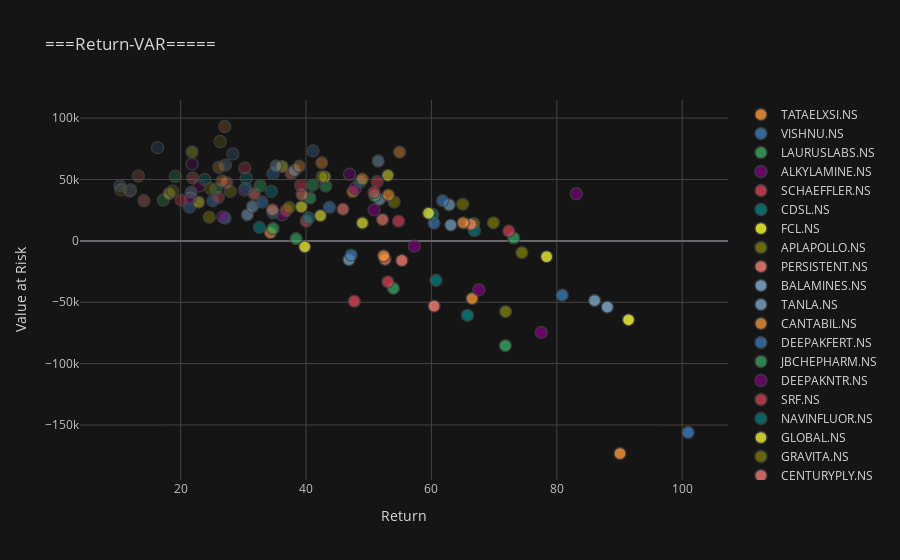

Notebook source saved alongside this figure:
### Code cell
df1.iplot(kind="scatter",
              x="Return%", y='Value at Risk',
              mode='markers',
              xTitle="Return", yTitle="Value at Risk",
              title="===Return-VAR=====", categories="Ticker",theme="solar")

### Figure 1 — Plotly figure (JSON) as saved in the notebook; plotly's stock layout.template omitted (floating-point values rounded to 4 significant figures)
{"data": [{"marker": {"color": "rgba(255, 153, 51, 1.0)", "line": {"width": 1.3}, "opacity": 0.8, "size": 12, "symbol": "circle"}, "mode": "markers", "name": "TATAELXSI.NS", "textfont": {"color": "#D9D9D9"}, "type": "scatter", "x": [90.08], "y": [-173200.0]}, {"marker": {"color": "rgba(55, 128, 191, 1.0)", "line": {"width": 1.3}, "opacity": 0.8, "size": 12, "symbol": "circle"}, "mode": "markers", "name": "VISHNU.NS", "textfont": {"color": "#D9D9D9"}, "type": "scatter", "x": [100.9], "y": [-156100.0]}, {"marker": {"color": "rgba(50, 171, 96, 1.0)", "line": {"width": 1.3}, "opacity": 0.8, "size": 12, "symbol": "circle"}, "mode": "markers", "name": "LAURUSLABS.NS", "textfont": {"color": "#D9D9D9"}, "type": "scatter", "x": [71.79], "y": [-85350.0]}, {"marker": {"color": "rgba(128, 0, 128, 1.0)", "line": {"width": 1.3}, "opacity": 0.8, "size": 12, "symbol": "circle"}, "mode": "markers", "name": "ALKYLAMINE.NS", "textfont": {"color": "#D9D9D9"}, "type": "scatter", "x": [77.52], "y": [-74580.0]}, {"marker": {"color": "rgba(219, 64, 82, 1.0)", "line": {"width": 1.3}, "opacity": 0.8, "size": 12, "symbol": "circle"}, "mode": "markers", "name": "SCHAEFFLER.NS", "textfont": {"color": "#D9D9D9"}, "type": "scatter", "x": [47.7], "y": [-49130.0]}, {"marker": {"color": "rgba(0, 128, 128, 1.0)", "line": {"width": 1.3}, "opacity": 0.8, "size": 12, "symbol": "circle"}, "mode": "markers", "name": "CDSL.NS", "textfont": {"color": "#D9D9D9"}, "type": "scatter", "x": [65.76], "y": [-60630.0]}, {"marker": {"color": "rgba(255, 255, 51, 1.0)", "line": {"width": 1.3}, "opacity": 0.8, "size": 12, "symbol": "circle"}, "mode": "markers", "name": "FCL.NS", "textfont": {"color": "#D9D9D9"}, "type": "scatter", "x": [91.44], "y": [-64310.0]}, {"marker": {"color": "rgba(128, 128, 0, 1.0)", "line": {"width": 1.3}, "opacity": 0.8, "size": 12, "symbol": "circle"}, "mode": "markers", "name": "APLAPOLLO.NS", "textfont": {"color": "#D9D9D9"}, "type": "scatter", "x": [71.83], "y": [-57610.0]}, {"marker": {"color": "rgba(251, 128, 114, 1.0)", "line": {"width": 1.3}, "opacity": 0.8, "size": 12, "symbol": "circle"}, "mode": "markers", "name": "PERSISTENT.NS", "textfont": {"color": "#D9D9D9"}, "type": "scatter", "x": [60.43], "y": [-53160.0]}, {"marker": {"color": "rgba(128, 177, 211, 1.0)", "line": {"width": 1.3}, "opacity": 0.8, "size": 12, "symbol": "circle"}, "mode": "markers", "name": "BALAMINES.NS", "textfont": {"color": "#D9D9D9"}, "type": "scatter", "x": [88.06], "y": [-53950.0]}, {"marker": {"color": "rgba(128, 177, 211, 0.9407407407407407)", "line": {"width": 1.3}, "opacity": 0.8, "size": 12, "symbol": "circle"}, "mode": "markers", "name": "TANLA.NS", "textfont": {"color": "#D9D9D9"}, "type": "scatter", "x": [86.02], "y": [-48590.0]}, {"marker": {"color": "rgba(255, 153, 51, 0.9407407407407407)", "line": {"width": 1.3}, "opacity": 0.8, "size": 12, "symbol": "circle"}, "mode": "markers", "name": "CANTABIL.NS", "textfont": {"color": "#D9D9D9"}, "type": "scatter", "x": [66.49], "y": [-46950.0]}, {"marker": {"color": "rgba(55, 128, 191, 0.9407407407407407)", "line": {"width": 1.3}, "opacity": 0.8, "size": 12, "symbol": "circle"}, "mode": "markers", "name": "DEEPAKFERT.NS", "textfont": {"color": "#D9D9D9"}, "type": "scatter", "x": [80.86], "y": [-44220.0]}, {"marker": {"color": "rgba(50, 171, 96, 0.9407407407407407)", "line": {"width": 1.3}, "opacity": 0.8, "size": 12, "symbol": "circle"}, "mode": "markers", "name": "JBCHEPHARM.NS", "textfont": {"color": "#D9D9D9"}, "type": "scatter", "x": [53.93], "y": [-38670.0]}, {"marker": {"color": "rgba(128, 0, 128, 0.9407407407407407)", "line": {"width": 1.3}, "opacity": 0.8, "size": 12, "symbol": "circle"}, "mode": "markers", "name": "DEEPAKNTR.NS", "textfont": {"color": "#D9D9D9"}, "type": "scatter", "x": [67.57], "y": [-39870.0]}, {"marker": {"color": "rgba(219, 64, 82, 0.9407407407407407)", "line": {"width": 1.3}, "opacity": 0.8, "size": 12, "symbol": "circle"}, "mode": "markers", "name": "SRF.NS", "textfont": {"color": "#D9D9D9"}, "type": "scatter", "x": [53.05], "y": [-33330.0]}, {"marker": {"color": "rgba(0, 128, 128, 0.9407407407407407)", "line": {"width": 1.3}, "opacity": 0.8, "size": 12, "symbol": "circle"}, "mode": "markers", "name": "NAVINFLUOR.NS", "textfont": {"color": "#D9D9D9"}, "type": "scatter", "x": [60.72], "y": [-32070.0]}, {"marker": {"color": "rgba(255, 255, 51, 0.9407407407407407)", "line": {"width": 1.3}, "opacity": 0.8, "size": 12, "symbol": "circle"}, "mode": "markers", "name": "GLOBAL.NS", "textfont": {"color": "#D9D9D9"}, "type": "scatter", "x": [78.38], "y": [-12840.0]}, {"marker": {"color": "rgba(128, 128, 0, 0.9407407407407407)", "line": {"width": 1.3}, "opacity": 0.8, "size": 12, "symbol": "circle"}, "mode": "markers", "name": "GRAVITA.NS", "textfont": {"color": "#D9D9D9"}, "type": "scatter", "x": [74.42], "y": [-9545.0]}, {"marker": {"color": "rgba(251, 128, 114, 0.9407407407407407)", "line": {"width": 1.3}, "opacity": 0.8, "size": 12, "symbol": "circle"}, "mode": "markers", "name": "CENTURYPLY.NS", "textfont": {"color": "#D9D9D9"}, "type": "scatter", "x": [55.29], "y": [-15950.0]}, {"marker": {"color": "rgba(251, 128, 114, 0.8814814814814813)", "line": {"width": 1.3}, "opacity": 0.8, "size": 12, "symbol": "circle"}, "mode": "markers", "name": "TIMKEN.NS", "textfont": {"color": "#D9D9D9"}, "type": "scatter", "x": [52.61], "y": [-15000.0]}, {"marker": {"color": "rgba(128, 177, 211, 0.8814814814814813)", "line": {"width": 1.3}, "opacity": 0.8, "size": 12, "symbol": "circle"}, "mode": "markers", "name": "GRINDWELL.NS", "textfont": {"color": "#D9D9D9"}, "type": "scatter", "x": [46.84], "y": [-15310.0]}, {"marker": {"color": "rgba(255, 153, 51, 0.8814814814814813)", "line": {"width": 1.3}, "opacity": 0.8, "size": 12, "symbol": "circle"}, "mode": "markers", "name": "MINDTREE.NS", "textfont": {"color": "#D9D9D9"}, "type": "scatter", "x": [52.39], "y": [-12160.0]}, {"marker": {"color": "rgba(55, 128, 191, 0.8814814814814813)", "line": {"width": 1.3}, "opacity": 0.8, "size": 12, "symbol": "circle"}, "mode": "markers", "name": "BLUEDART.NS", "textfont": {"color": "#D9D9D9"}, "type": "scatter", "x": [47.2], "y": [-11550.0]}, {"marker": {"color": "rgba(50, 171, 96, 0.8814814814814813)", "line": {"width": 1.3}, "opacity": 0.8, "size": 12, "symbol": "circle"}, "mode": "markers", "name": "VINYLINDIA.NS", "textfont": {"color": "#D9D9D9"}, "type": "scatter", "x": [73.12], "y": [2367.0]}, {"marker": {"color": "rgba(128, 0, 128, 0.8814814814814813)", "line": {"width": 1.3}, "opacity": 0.8, "size": 12, "symbol": "circle"}, "mode": "markers", "name": "KPRMILL.NS", "textfont": {"color": "#D9D9D9"}, "type": "scatter", "x": [57.27], "y": [-4262.0]}, {"marker": {"color": "rgba(219, 64, 82, 0.8814814814814813)", "line": {"width": 1.3}, "opacity": 0.8, "size": 12, "symbol": "circle"}, "mode": "markers", "name": "PITTIENG.NS", "textfont": {"color": "#D9D9D9"}, "type": "scatter", "x": [72.34], "y": [8041.0]}, {"marker": {"color": "rgba(0, 128, 128, 0.8814814814814813)", "line": {"width": 1.3}, "opacity": 0.8, "size": 12, "symbol": "circle"}, "mode": "markers", "name": "TRIDENT.NS", "textfont": {"color": "#D9D9D9"}, "type": "scatter", "x": [66.86], "y": [8437.0]}, {"marker": {"color": "rgba(255, 255, 51, 0.8814814814814813)", "line": {"width": 1.3}, "opacity": 0.8, "size": 12, "symbol": "circle"}, "mode": "markers", "name": "SOLARINDS.NS", "textfont": {"color": "#D9D9D9"}, "type": "scatter", "x": [39.8], "y": [-4837.0]}, {"marker": {"color": "rgba(128, 128, 0, 0.8814814814814813)", "line": {"width": 1.3}, "opacity": 0.8, "size": 12, "symbol": "circle"}, "mode": "markers", "name": "SRHHYPOLTD.NS", "textfont": {"color": "#D9D9D9"}, "type": "scatter", "x": [69.89], "y": [14710.0]}, {"marker": {"color": "rgba(128, 128, 0, 0.8222222222222222)", "line": {"width": 1.3}, "opacity": 0.8, "size": 12, "symbol": "circle"}, "mode": "markers", "name": "GLOBUSSPR.NS", "textfont": {"color": "#D9D9D9"}, "type": "scatter", "x": [66.74], "y": [14120.0]}, {"marker": {"color": "rgba(251, 128, 114, 0.8222222222222222)", "line": {"width": 1.3}, "opacity": 0.8, "size": 12, "symbol": "circle"}, "mode": "markers", "name": "MANINFRA.NS", "textfont": {"color": "#D9D9D9"}, "type": "scatter", "x": [66.3], "y": [13510.0]}, {"marker": {"color": "rgba(128, 177, 211, 0.8222222222222222)", "line": {"width": 1.3}, "opacity": 0.8, "size": 12, "symbol": "circle"}, "mode": "markers", "name": "VIDHIING.NS", "textfont": {"color": "#D9D9D9"}, "type": "scatter", "x": [63.09], "y": [12830.0]}, {"marker": {"color": "rgba(255, 153, 51, 0.8222222222222222)", "line": {"width": 1.3}, "opacity": 0.8, "size": 12, "symbol": "circle"}, "mode": "markers", "name": "GOLDIAM.NS", "textfont": {"color": "#D9D9D9"}, "type": "scatter", "x": [65.07], "y": [14730.0]}, {"marker": {"color": "rgba(55, 128, 191, 0.8222222222222222)", "line": {"width": 1.3}, "opacity": 0.8, "size": 12, "symbol": "circle"}, "mode": "markers", "name": "GULPOLY.NS", "textfont": {"color": "#D9D9D9"}, "type": "scatter", "x": [60.41], "y": [14520.0]}, {"marker": {"color": "rgba(50, 171, 96, 0.8222222222222222)", "line": {"width": 1.3}, "opacity": 0.8, "size": 12, "symbol": "circle"}, "mode": "markers", "name": "RATNAMANI.NS", "textfont": {"color": "#D9D9D9"}, "type": "scatter", "x": [38.42], "y": [1798.0]}, {"marker": {"color": "rgba(128, 0, 128, 0.8222222222222222)", "line": {"width": 1.3}, "opacity": 0.8, "size": 12, "symbol": "circle"}, "mode": "markers", "name": "DSSL.NS", "textfont": {"color": "#D9D9D9"}, "type": "scatter", "x": [83.09], "y": [38420.0]}, {"marker": {"color": "rgba(219, 64, 82, 0.8222222222222222)", "line": {"width": 1.3}, "opacity": 0.8, "size": 12, "symbol": "circle"}, "mode": "markers", "name": "ASTEC.NS", "textfont": {"color": "#D9D9D9"}, "type": "scatter", "x": [54.75], "y": [16130.0]}, {"marker": {"color": "rgba(0, 128, 128, 0.8222222222222222)", "line": {"width": 1.3}, "opacity": 0.8, "size": 12, "symbol": "circle"}, "mode": "markers", "name": "RSYSTEMS.NS", "textfont": {"color": "#D9D9D9"}, "type": "scatter", "x": [60.2], "y": [21470.0]}, {"marker": {"color": "rgba(255, 255, 51, 0.8222222222222222)", "line": {"width": 1.3}, "opacity": 0.8, "size": 12, "symbol": "circle"}, "mode": "markers", "name": "MASTEK.NS", "textfont": {"color": "#D9D9D9"}, "type": "scatter", "x": [59.54], "y": [22530.0]}, {"marker": {"color": "rgba(255, 255, 51, 0.7629629629629628)", "line": {"width": 1.3}, "opacity": 0.8, "size": 12, "symbol": "circle"}, "mode": "markers", "name": "POLYMED.NS", "textfont": {"color": "#D9D9D9"}, "type": "scatter", "x": [48.99], "y": [14580.0]}, {"marker": {"color": "rgba(128, 128, 0, 0.7629629629629628)", "line": {"width": 1.3}, "opacity": 0.8, "size": 12, "symbol": "circle"}, "mode": "markers", "name": "MIRZAINT.NS", "textfont": {"color": "#D9D9D9"}, "type": "scatter", "x": [64.99], "y": [29920.0]}, {"marker": {"color": "rgba(251, 128, 114, 0.7629629629629628)", "line": {"width": 1.3}, "opacity": 0.8, "size": 12, "symbol": "circle"}, "mode": "markers", "name": "ECLERX.NS", "textfont": {"color": "#D9D9D9"}, "type": "scatter", "x": [52.2], "y": [17340.0]}, {"marker": {"color": "rgba(128, 177, 211, 0.7629629629629628)", "line": {"width": 1.3}, "opacity": 0.8, "size": 12, "symbol": "circle"}, "mode": "markers", "name": "KOPRAN.NS", "textfont": {"color": "#D9D9D9"}, "type": "scatter", "x": [62.85], "y": [29420.0]}, {"marker": {"color": "rgba(255, 153, 51, 0.7629629629629628)", "line": {"width": 1.3}, "opacity": 0.8, "size": 12, "symbol": "circle"}, "mode": "markers", "name": "COROMANDEL.NS", "textfont": {"color": "#D9D9D9"}, "type": "scatter", "x": [34.32], "y": [6710.0]}, {"marker": {"color": "rgba(55, 128, 191, 0.7629629629629628)", "line": {"width": 1.3}, "opacity": 0.8, "size": 12, "symbol": "circle"}, "mode": "markers", "name": "JUBLINDS.NS", "textfont": {"color": "#D9D9D9"}, "type": "scatter", "x": [61.78], "y": [32750.0]}, {"marker": {"color": "rgba(50, 171, 96, 0.7629629629629628)", "line": {"width": 1.3}, "opacity": 0.8, "size": 12, "symbol": "circle"}, "mode": "markers", "name": "PAGEIND.NS", "textfont": {"color": "#D9D9D9"}, "type": "scatter", "x": [34.74], "y": [10130.0]}, {"marker": {"color": "rgba(128, 0, 128, 0.7629629629629628)", "line": {"width": 1.3}, "opacity": 0.8, "size": 12, "symbol": "circle"}, "mode": "markers", "name": "ELGIEQUIP.NS", "textfont": {"color": "#D9D9D9"}, "type": "scatter", "x": [50.84], "y": [25260.0]}, {"marker": {"color": "rgba(219, 64, 82, 0.7629629629629628)", "line": {"width": 1.3}, "opacity": 0.8, "size": 12, "symbol": "circle"}, "mode": "markers", "name": "KSB.NS", "textfont": {"color": "#D9D9D9"}, "type": "scatter", "x": [40.03], "y": [16140.0]}, {"marker": {"color": "rgba(0, 128, 128, 0.7629629629629628)", "line": {"width": 1.3}, "opacity": 0.8, "size": 12, "symbol": "circle"}, "mode": "markers", "name": "SFL.NS", "textfont": {"color": "#D9D9D9"}, "type": "scatter", "x": [32.56], "y": [10980.0]}, {"marker": {"color": "rgba(0, 128, 128, 0.7037037037037035)", "line": {"width": 1.3}, "opacity": 0.8, "size": 12, "symbol": "circle"}, "mode": "markers", "name": "MOLDTKPAC.NS", "textfont": {"color": "#D9D9D9"}, "type": "scatter", "x": [40.39], "y": [18640.0]}, {"marker": {"color": "rgba(255, 255, 51, 0.7037037037037035)", "line": {"width": 1.3}, "opacity": 0.8, "size": 12, "symbol": "circle"}, "mode": "markers", "name": "RADICO.NS", "textfont": {"color": "#D9D9D9"}, "type": "scatter", "x": [42.3], "y": [20580.0]}, {"marker": {"color": "rgba(128, 128, 0, 0.7037037037037035)", "line": {"width": 1.3}, "opacity": 0.8, "size": 12, "symbol": "circle"}, "mode": "markers", "name": "AVTNPL.NS", "textfont": {"color": "#D9D9D9"}, "type": "scatter", "x": [54.06], "y": [31680.0]}, {"marker": {"color": "rgba(251, 128, 114, 0.7037037037037035)", "line": {"width": 1.3}, "opacity": 0.8, "size": 12, "symbol": "circle"}, "mode": "markers", "name": "AARTIDRUGS.NS", "textfont": {"color": "#D9D9D9"}, "type": "scatter", "x": [45.89], "y": [25830.0]}, {"marker": {"color": "rgba(128, 177, 211, 0.7037037037037035)", "line": {"width": 1.3}, "opacity": 0.8, "size": 12, "symbol": "circle"}, "mode": "markers", "name": "NELCO.NS", "textfont": {"color": "#D9D9D9"}, "type": "scatter", "x": [51.72], "y": [33840.0]}, {"marker": {"color": "rgba(255, 153, 51, 0.7037037037037035)", "line": {"width": 1.3}, "opacity": 0.8, "size": 12, "symbol": "circle"}, "mode": "markers", "name": "TRIVENI.NS", "textfont": {"color": "#D9D9D9"}, "type": "scatter", "x": [53.14], "y": [37330.0]}, {"marker": {"color": "rgba(55, 128, 191, 0.7037037037037035)", "line": {"width": 1.3}, "opacity": 0.8, "size": 12, "symbol": "circle"}, "mode": "markers", "name": "ESABINDIA.NS", "textfont": {"color": "#D9D9D9"}, "type": "scatter", "x": [43.73], "y": [27460.0]}, {"marker": {"color": "rgba(50, 171, 96, 0.7037037037037035)", "line": {"width": 1.3}, "opacity": 0.8, "size": 12, "symbol": "circle"}, "mode": "markers", "name": "EXPLEOSOL.NS", "textfont": {"color": "#D9D9D9"}, "type": "scatter", "x": [50.95], "y": [36790.0]}, {"marker": {"color": "rgba(128, 0, 128, 0.7037037037037035)", "line": {"width": 1.3}, "opacity": 0.8, "size": 12, "symbol": "circle"}, "mode": "markers", "name": "NH.NS", "textfont": {"color": "#D9D9D9"}, "type": "scatter", "x": [36.18], "y": [21260.0]}, {"marker": {"color": "rgba(219, 64, 82, 0.7037037037037035)", "line": {"width": 1.3}, "opacity": 0.8, "size": 12, "symbol": "circle"}, "mode": "markers", "name": "ACE.NS", "textfont": {"color": "#D9D9D9"}, "type": "scatter", "x": [50.84], "y": [39530.0]}, {"marker": {"color": "rgba(219, 64, 82, 0.6444444444444442)", "line": {"width": 1.3}, "opacity": 0.8, "size": 12, "symbol": "circle"}, "mode": "markers", "name": "APOLLOHOSP.NS", "textfont": {"color": "#D9D9D9"}, "type": "scatter", "x": [36.83], "y": [24700.0]}, {"marker": {"color": "rgba(0, 128, 128, 0.6444444444444442)", "line": {"width": 1.3}, "opacity": 0.8, "size": 12, "symbol": "circle"}, "mode": "markers", "name": "BALKRISIND.NS", "textfont": {"color": "#D9D9D9"}, "type": "scatter", "x": [34.7], "y": [22810.0]}, {"marker": {"color": "rgba(255, 255, 51, 0.6444444444444442)", "line": {"width": 1.3}, "opacity": 0.8, "size": 12, "symbol": "circle"}, "mode": "markers", "name": "BASF.NS", "textfont": {"color": "#D9D9D9"}, "type": "scatter", "x": [39.26], "y": [27780.0]}, {"marker": {"color": "rgba(128, 128, 0, 0.6444444444444442)", "line": {"width": 1.3}, "opacity": 0.8, "size": 12, "symbol": "circle"}, "mode": "markers", "name": "BEL.NS", "textfont": {"color": "#D9D9D9"}, "type": "scatter", "x": [37.32], "y": [27330.0]}, {"marker": {"color": "rgba(251, 128, 114, 0.6444444444444442)", "line": {"width": 1.3}, "opacity": 0.8, "size": 12, "symbol": "circle"}, "mode": "markers", "name": "GUJGASLTD.NS", "textfont": {"color": "#D9D9D9"}, "type": "scatter", "x": [34.64], "y": [25340.0]}, {"marker": {"color": "rgba(128, 177, 211, 0.6444444444444442)", "line": {"width": 1.3}, "opacity": 0.8, "size": 12, "symbol": "circle"}, "mode": "markers", "name": "TITAN.NS", "textfont": {"color": "#D9D9D9"}, "type": "scatter", "x": [30.64], "y": [21250.0]}, {"marker": {"color": "rgba(255, 153, 51, 0.6444444444444442)", "line": {"width": 1.3}, "opacity": 0.8, "size": 12, "symbol": "circle"}, "mode": "markers", "name": "PRAJIND.NS", "textfont": {"color": "#D9D9D9"}, "type": "scatter", "x": [47.46], "y": [40060.0]}, {"marker": {"color": "rgba(55, 128, 191, 0.6444444444444442)", "line": {"width": 1.3}, "opacity": 0.8, "size": 12, "symbol": "circle"}, "mode": "markers", "name": "ASIANPAINT.NS", "textfont": {"color": "#D9D9D9"}, "type": "scatter", "x": [27.08], "y": [18520.0]}, {"marker": {"color": "rgba(50, 171, 96, 0.6444444444444442)", "line": {"width": 1.3}, "opacity": 0.8, "size": 12, "symbol": "circle"}, "mode": "markers", "name": "GRANULES.NS", "textfont": {"color": "#D9D9D9"}, "type": "scatter", "x": [40.62], "y": [34970.0]}, {"marker": {"color": "rgba(128, 0, 128, 0.6444444444444442)", "line": {"width": 1.3}, "opacity": 0.8, "size": 12, "symbol": "circle"}, "mode": "markers", "name": "FIEMIND.NS", "textfont": {"color": "#D9D9D9"}, "type": "scatter", "x": [47.82], "y": [42670.0]}, {"marker": {"color": "rgba(128, 0, 128, 0.585185185185185)", "line": {"width": 1.3}, "opacity": 0.8, "size": 12, "symbol": "circle"}, "mode": "markers", "name": "DIVISLAB.NS", "textfont": {"color": "#D9D9D9"}, "type": "scatter", "x": [26.72], "y": [19590.0]}, {"marker": {"color": "rgba(219, 64, 82, 0.585185185185185)", "line": {"width": 1.3}, "opacity": 0.8, "size": 12, "symbol": "circle"}, "mode": "markers", "name": "POKARNA.NS", "textfont": {"color": "#D9D9D9"}, "type": "scatter", "x": [51.34], "y": [48210.0]}, {"marker": {"color": "rgba(0, 128, 128, 0.585185185185185)", "line": {"width": 1.3}, "opacity": 0.8, "size": 12, "symbol": "circle"}, "mode": "markers", "name": "TALBROAUTO.NS", "textfont": {"color": "#D9D9D9"}, "type": "scatter", "x": [48.6], "y": [47760.0]}, {"marker": {"color": "rgba(255, 255, 51, 0.585185185185185)", "line": {"width": 1.3}, "opacity": 0.8, "size": 12, "symbol": "circle"}, "mode": "markers", "name": "KOTHARIPET.NS", "textfont": {"color": "#D9D9D9"}, "type": "scatter", "x": [53.06], "y": [53370.0]}, {"marker": {"color": "rgba(128, 128, 0, 0.585185185185185)", "line": {"width": 1.3}, "opacity": 0.8, "size": 12, "symbol": "circle"}, "mode": "markers", "name": "PIDILITIND.NS", "textfont": {"color": "#D9D9D9"}, "type": "scatter", "x": [24.55], "y": [19360.0]}, {"marker": {"color": "rgba(251, 128, 114, 0.585185185185185)", "line": {"width": 1.3}, "opacity": 0.8, "size": 12, "symbol": "circle"}, "mode": "markers", "name": "KEI.NS", "textfont": {"color": "#D9D9D9"}, "type": "scatter", "x": [39.35], "y": [37690.0]}, {"marker": {"color": "rgba(128, 177, 211, 0.585185185185185)", "line": {"width": 1.3}, "opacity": 0.8, "size": 12, "symbol": "circle"}, "mode": "markers", "name": "CRISIL.NS", "textfont": {"color": "#D9D9D9"}, "type": "scatter", "x": [31.46], "y": [28030.0]}, {"marker": {"color": "rgba(255, 153, 51, 0.585185185185185)", "line": {"width": 1.3}, "opacity": 0.8, "size": 12, "symbol": "circle"}, "mode": "markers", "name": "SAKSOFT.NS", "textfont": {"color": "#D9D9D9"}, "type": "scatter", "x": [48.97], "y": [50320.0]}, {"marker": {"color": "rgba(55, 128, 191, 0.585185185185185)", "line": {"width": 1.3}, "opacity": 0.8, "size": 12, "symbol": "circle"}, "mode": "markers", "name": "LTI.NS", "textfont": {"color": "#D9D9D9"}, "type": "scatter", "x": [33.0], "y": [31690.0]}, {"marker": {"color": "rgba(50, 171, 96, 0.585185185185185)", "line": {"width": 1.3}, "opacity": 0.8, "size": 12, "symbol": "circle"}, "mode": "markers", "name": "SHANTIGEAR.NS", "textfont": {"color": "#D9D9D9"}, "type": "scatter", "x": [43.14], "y": [44620.0]}, {"marker": {"color": "rgba(50, 171, 96, 0.5259259259259257)", "line": {"width": 1.3}, "opacity": 0.8, "size": 12, "symbol": "circle"}, "mode": "markers", "name": "HIL.NS", "textfont": {"color": "#D9D9D9"}, "type": "scatter", "x": [41.04], "y": [45410.0]}, {"marker": {"color": "rgba(128, 0, 128, 0.5259259259259257)", "line": {"width": 1.3}, "opacity": 0.8, "size": 12, "symbol": "circle"}, "mode": "markers", "name": "VIMTALABS.NS", "textfont": {"color": "#D9D9D9"}, "type": "scatter", "x": [46.95], "y": [54260.0]}, {"marker": {"color": "rgba(219, 64, 82, 0.5259259259259257)", "line": {"width": 1.3}, "opacity": 0.8, "size": 12, "symbol": "circle"}, "mode": "markers", "name": "ADORWELD.NS", "textfont": {"color": "#D9D9D9"}, "type": "scatter", "x": [39.13], "y": [45290.0]}, {"marker": {"color": "rgba(0, 128, 128, 0.5259259259259257)", "line": {"width": 1.3}, "opacity": 0.8, "size": 12, "symbol": "circle"}, "mode": "markers", "name": "ADFFOODS.NS", "textfont": {"color": "#D9D9D9"}, "type": "scatter", "x": [34.47], "y": [40310.0]}, {"marker": {"color": "rgba(255, 255, 51, 0.5259259259259257)", "line": {"width": 1.3}, "opacity": 0.8, "size": 12, "symbol": "circle"}, "mode": "markers", "name": "GUFICBIO.NS", "textfont": {"color": "#D9D9D9"}, "type": "scatter", "x": [42.99], "y": [52160.0]}, {"marker": {"color": "rgba(128, 128, 0, 0.5259259259259257)", "line": {"width": 1.3}, "opacity": 0.8, "size": 12, "symbol": "circle"}, "mode": "markers", "name": "HITECH.NS", "textfont": {"color": "#D9D9D9"}, "type": "scatter", "x": [42.53], "y": [52250.0]}, {"marker": {"color": "rgba(251, 128, 114, 0.5259259259259257)", "line": {"width": 1.3}, "opacity": 0.8, "size": 12, "symbol": "circle"}, "mode": "markers", "name": "JUBLFOOD.NS", "textfont": {"color": "#D9D9D9"}, "type": "scatter", "x": [31.74], "y": [38350.0]}, {"marker": {"color": "rgba(128, 177, 211, 0.5259259259259257)", "line": {"width": 1.3}, "opacity": 0.8, "size": 12, "symbol": "circle"}, "mode": "markers", "name": "MAANALU.NS", "textfont": {"color": "#D9D9D9"}, "type": "scatter", "x": [51.51], "y": [65070.0]}, {"marker": {"color": "rgba(255, 153, 51, 0.5259259259259257)", "line": {"width": 1.3}, "opacity": 0.8, "size": 12, "symbol": "circle"}, "mode": "markers", "name": "PREMIERPOL.NS", "textfont": {"color": "#D9D9D9"}, "type": "scatter", "x": [54.92], "y": [72270.0]}, {"marker": {"color": "rgba(55, 128, 191, 0.5259259259259257)", "line": {"width": 1.3}, "opacity": 0.8, "size": 12, "symbol": "circle"}, "mode": "markers", "name": "HAVELLS.NS", "textfont": {"color": "#D9D9D9"}, "type": "scatter", "x": [25.14], "y": [32590.0]}, {"marker": {"color": "rgba(55, 128, 191, 0.4666666666666664)", "line": {"width": 1.3}, "opacity": 0.8, "size": 12, "symbol": "circle"}, "mode": "markers", "name": "ABBOTINDIA.NS", "textfont": {"color": "#D9D9D9"}, "type": "scatter", "x": [21.42], "y": [27570.0]}, {"marker": {"color": "rgba(50, 171, 96, 0.4666666666666664)", "line": {"width": 1.3}, "opacity": 0.8, "size": 12, "symbol": "circle"}, "mode": "markers", "name": "BHARATRAS.NS", "textfont": {"color": "#D9D9D9"}, "type": "scatter", "x": [32.69], "y": [44860.0]}, {"marker": {"color": "rgba(128, 0, 128, 0.4666666666666664)", "line": {"width": 1.3}, "opacity": 0.8, "size": 12, "symbol": "circle"}, "mode": "markers", "name": "SONATSOFTW.NS", "textfont": {"color": "#D9D9D9"}, "type": "scatter", "x": [30.2], "y": [41410.0]}, {"marker": {"color": "rgba(219, 64, 82, 0.4666666666666664)", "line": {"width": 1.3}, "opacity": 0.8, "size": 12, "symbol": "circle"}, "mode": "markers", "name": "AARTIIND.NS", "textfont": {"color": "#D9D9D9"}, "type": "scatter", "x": [26.01], "y": [35520.0]}, {"marker": {"color": "rgba(0, 128, 128, 0.4666666666666664)", "line": {"width": 1.3}, "opacity": 0.8, "size": 12, "symbol": "circle"}, "mode": "markers", "name": "AMRUTANJAN.NS", "textfont": {"color": "#D9D9D9"}, "type": "scatter", "x": [30.39], "y": [42850.0]}, {"marker": {"color": "rgba(255, 255, 51, 0.4666666666666664)", "line": {"width": 1.3}, "opacity": 0.8, "size": 12, "symbol": "circle"}, "mode": "markers", "name": "AJANTPHARM.NS", "textfont": {"color": "#D9D9D9"}, "type": "scatter", "x": [22.87], "y": [31570.0]}, {"marker": {"color": "rgba(128, 128, 0, 0.4666666666666664)", "line": {"width": 1.3}, "opacity": 0.8, "size": 12, "symbol": "circle"}, "mode": "markers", "name": "KNRCON.NS", "textfont": {"color": "#D9D9D9"}, "type": "scatter", "x": [27.92], "y": [40380.0]}, {"marker": {"color": "rgba(251, 128, 114, 0.4666666666666664)", "line": {"width": 1.3}, "opacity": 0.8, "size": 12, "symbol": "circle"}, "mode": "markers", "name": "GNA.NS", "textfont": {"color": "#D9D9D9"}, "type": "scatter", "x": [37.62], "y": [54870.0]}, {"marker": {"color": "rgba(128, 177, 211, 0.4666666666666664)", "line": {"width": 1.3}, "opacity": 0.8, "size": 12, "symbol": "circle"}, "mode": "markers", "name": "PRECWIRE.NS", "textfont": {"color": "#D9D9D9"}, "type": "scatter", "x": [38.14], "y": [57330.0]}, {"marker": {"color": "rgba(255, 153, 51, 0.4666666666666664)", "line": {"width": 1.3}, "opacity": 0.8, "size": 12, "symbol": "circle"}, "mode": "markers", "name": "HINDCOPPER.NS", "textfont": {"color": "#D9D9D9"}, "type": "scatter", "x": [42.5], "y": [63650.0]}, {"marker": {"color": "rgba(255, 153, 51, 0.40740740740740705)", "line": {"width": 1.3}, "opacity": 0.8, "size": 12, "symbol": "circle"}, "mode": "markers", "name": "PRIMESECU.NS", "textfont": {"color": "#D9D9D9"}, "type": "scatter", "x": [38.92], "y": [60830.0]}, {"marker": {"color": "rgba(55, 128, 191, 0.40740740740740705)", "line": {"width": 1.3}, "opacity": 0.8, "size": 12, "symbol": "circle"}, "mode": "markers", "name": "DCMSHRIRAM.NS", "textfont": {"color": "#D9D9D9"}, "type": "scatter", "x": [34.72], "y": [54790.0]}, {"marker": {"color": "rgba(50, 171, 96, 0.40740740740740705)", "line": {"width": 1.3}, "opacity": 0.8, "size": 12, "symbol": "circle"}, "mode": "markers", "name": "MPHASIS.NS", "textfont": {"color": "#D9D9D9"}, "type": "scatter", "x": [25.67], "y": [42020.0]}, {"marker": {"color": "rgba(128, 0, 128, 0.40740740740740705)", "line": {"width": 1.3}, "opacity": 0.8, "size": 12, "symbol": "circle"}, "mode": "markers", "name": "SUPREMEIND.NS", "textfont": {"color": "#D9D9D9"}, "type": "scatter", "x": [21.57], "y": [34910.0]}, {"marker": {"color": "rgba(219, 64, 82, 0.40740740740740705)", "line": {"width": 1.3}, "opacity": 0.8, "size": 12, "symbol": "circle"}, "mode": "markers", "name": "BERGEPAINT.NS", "textfont": {"color": "#D9D9D9"}, "type": "scatter", "x": [20.11], "y": [33190.0]}, {"marker": {"color": "rgba(0, 128, 128, 0.40740740740740705)", "line": {"width": 1.3}, "opacity": 0.8, "size": 12, "symbol": "circle"}, "mode": "markers", "name": "PUNJABCHEM.NS", "textfont": {"color": "#D9D9D9"}, "type": "scatter", "x": [30.47], "y": [51130.0]}, {"marker": {"color": "rgba(255, 255, 51, 0.40740740740740705)", "line": {"width": 1.3}, "opacity": 0.8, "size": 12, "symbol": "circle"}, "mode": "markers", "name": "INTELLECT.NS", "textfont": {"color": "#D9D9D9"}, "type": "scatter", "x": [36.21], "y": [60530.0]}, {"marker": {"color": "rgba(128, 128, 0, 0.40740740740740705)", "line": {"width": 1.3}, "opacity": 0.8, "size": 12, "symbol": "circle"}, "mode": "markers", "name": "VINATIORGA.NS", "textfont": {"color": "#D9D9D9"}, "type": "scatter", "x": [24.78], "y": [42730.0]}, {"marker": {"color": "rgba(251, 128, 114, 0.40740740740740705)", "line": {"width": 1.3}, "opacity": 0.8, "size": 12, "symbol": "circle"}, "mode": "markers", "name": "LTTS.NS", "textfont": {"color": "#D9D9D9"}, "type": "scatter", "x": [27.35], "y": [47390.0]}, {"marker": {"color": "rgba(128, 177, 211, 0.40740740740740705)", "line": {"width": 1.3}, "opacity": 0.8, "size": 12, "symbol": "circle"}, "mode": "markers", "name": "APCOTEXIND.NS", "textfont": {"color": "#D9D9D9"}, "type": "scatter", "x": [35.21], "y": [61070.0]}, {"marker": {"color": "rgba(128, 177, 211, 0.34814814814814793)", "line": {"width": 1.3}, "opacity": 0.8, "size": 12, "symbol": "circle"}, "mode": "markers", "name": "IPCALAB.NS", "textfont": {"color": "#D9D9D9"}, "type": "scatter", "x": [21.68], "y": [39450.0]}, {"marker": {"color": "rgba(255, 153, 51, 0.34814814814814793)", "line": {"width": 1.3}, "opacity": 0.8, "size": 12, "symbol": "circle"}, "mode": "markers", "name": "HATSUN.NS", "textfont": {"color": "#D9D9D9"}, "type": "scatter", "x": [26.6], "y": [48770.0]}, {"marker": {"color": "rgba(55, 128, 191, 0.34814814814814793)", "line": {"width": 1.3}, "opacity": 0.8, "size": 12, "symbol": "circle"}, "mode": "markers", "name": "CYBERTECH.NS", "textfont": {"color": "#D9D9D9"}, "type": "scatter", "x": [41.1], "y": [73290.0]}, {"marker": {"color": "rgba(50, 171, 96, 0.34814814814814793)", "line": {"width": 1.3}, "opacity": 0.8, "size": 12, "symbol": "circle"}, "mode": "markers", "name": "ALKEM.NS", "textfont": {"color": "#D9D9D9"}, "type": "scatter", "x": [17.24], "y": [33160.0]}, {"marker": {"color": "rgba(128, 0, 128, 0.34814814814814793)", "line": {"width": 1.3}, "opacity": 0.8, "size": 12, "symbol": "circle"}, "mode": "markers", "name": "SUNDRMFAST.NS", "textfont": {"color": "#D9D9D9"}, "type": "scatter", "x": [22.97], "y": [44780.0]}, {"marker": {"color": "rgba(219, 64, 82, 0.34814814814814793)", "line": {"width": 1.3}, "opacity": 0.8, "size": 12, "symbol": "circle"}, "mode": "markers", "name": "TCI.NS", "textfont": {"color": "#D9D9D9"}, "type": "scatter", "x": [30.24], "y": [59320.0]}, {"marker": {"color": "rgba(0, 128, 128, 0.34814814814814793)", "line": {"width": 1.3}, "opacity": 0.8, "size": 12, "symbol": "circle"}, "mode": "markers", "name": "CCL.NS", "textfont": {"color": "#D9D9D9"}, "type": "scatter", "x": [23.86], "y": [50010.0]}, {"marker": {"color": "rgba(255, 255, 51, 0.34814814814814793)", "line": {"width": 1.3}, "opacity": 0.8, "size": 12, "symbol": "circle"}, "mode": "markers", "name": "HCLTECH.NS", "textfont": {"color": "#D9D9D9"}, "type": "scatter", "x": [18.15], "y": [38510.0]}, {"marker": {"color": "rgba(128, 128, 0, 0.34814814814814793)", "line": {"width": 1.3}, "opacity": 0.8, "size": 12, "symbol": "circle"}, "mode": "markers", "name": "INFY.NS", "textfont": {"color": "#D9D9D9"}, "type": "scatter", "x": [18.73], "y": [40530.0]}, {"marker": {"color": "rgba(251, 128, 114, 0.34814814814814793)", "line": {"width": 1.3}, "opacity": 0.8, "size": 12, "symbol": "circle"}, "mode": "markers", "name": "NESTLEIND.NS", "textfont": {"color": "#D9D9D9"}, "type": "scatter", "x": [14.15], "y": [32700.0]}, {"marker": {"color": "rgba(251, 128, 114, 0.2888888888888886)", "line": {"width": 1.3}, "opacity": 0.8, "size": 12, "symbol": "circle"}, "mode": "markers", "name": "LALPATHLAB.NS", "textfont": {"color": "#D9D9D9"}, "type": "scatter", "x": [21.91], "y": [51360.0]}, {"marker": {"color": "rgba(128, 177, 211, 0.2888888888888886)", "line": {"width": 1.3}, "opacity": 0.8, "size": 12, "symbol": "circle"}, "mode": "markers", "name": "FSL.NS", "textfont": {"color": "#D9D9D9"}, "type": "scatter", "x": [27.15], "y": [61690.0]}, {"marker": {"color": "rgba(255, 153, 51, 0.2888888888888886)", "line": {"width": 1.3}, "opacity": 0.8, "size": 12, "symbol": "circle"}, "mode": "markers", "name": "VAIBHAVGBL.NS", "textfont": {"color": "#D9D9D9"}, "type": "scatter", "x": [26.1], "y": [59990.0]}, {"marker": {"color": "rgba(55, 128, 191, 0.2888888888888886)", "line": {"width": 1.3}, "opacity": 0.8, "size": 12, "symbol": "circle"}, "mode": "markers", "name": "HIKAL.NS", "textfont": {"color": "#D9D9D9"}, "type": "scatter", "x": [28.31], "y": [70810.0]}, {"marker": {"color": "rgba(50, 171, 96, 0.2888888888888886)", "line": {"width": 1.3}, "opacity": 0.8, "size": 12, "symbol": "circle"}, "mode": "markers", "name": "TTKPRESTIG.NS", "textfont": {"color": "#D9D9D9"}, "type": "scatter", "x": [19.15], "y": [52480.0]}, {"marker": {"color": "rgba(128, 0, 128, 0.2888888888888886)", "line": {"width": 1.3}, "opacity": 0.8, "size": 12, "symbol": "circle"}, "mode": "markers", "name": "CIGNITITEC.NS", "textfont": {"color": "#D9D9D9"}, "type": "scatter", "x": [21.84], "y": [62740.0]}, {"marker": {"color": "rgba(219, 64, 82, 0.2888888888888886)", "line": {"width": 1.3}, "opacity": 0.8, "size": 12, "symbol": "circle"}, "mode": "markers", "name": "HINDUNILVR.NS", "textfont": {"color": "#D9D9D9"}, "type": "scatter", "x": [11.83], "y": [40600.0]}, {"marker": {"color": "rgba(0, 128, 128, 0.2888888888888886)", "line": {"width": 1.3}, "opacity": 0.8, "size": 12, "symbol": "circle"}, "mode": "markers", "name": "TCS.NS", "textfont": {"color": "#D9D9D9"}, "type": "scatter", "x": [12.02], "y": [41490.0]}, {"marker": {"color": "rgba(255, 255, 51, 0.2888888888888886)", "line": {"width": 1.3}, "opacity": 0.8, "size": 12, "symbol": "circle"}, "mode": "markers", "name": "MOLDTECH.NS", "textfont": {"color": "#D9D9D9"}, "type": "scatter", "x": [21.82], "y": [72590.0]}, {"marker": {"color": "rgba(128, 128, 0, 0.2888888888888886)", "line": {"width": 1.3}, "opacity": 0.8, "size": 12, "symbol": "circle"}, "mode": "markers", "name": "MOREPENLAB.NS", "textfont": {"color": "#D9D9D9"}, "type": "scatter", "x": [26.31], "y": [80980.0]}, {"marker": {"color": "rgba(128, 128, 0, 0.22962962962962924)", "line": {"width": 1.3}, "opacity": 0.8, "size": 12, "symbol": "circle"}, "mode": "markers", "name": "MARICO.NS", "textfont": {"color": "#D9D9D9"}, "type": "scatter", "x": [10.5], "y": [41530.0]}, {"marker": {"color": "rgba(251, 128, 114, 0.22962962962962924)", "line": {"width": 1.3}, "opacity": 0.8, "size": 12, "symbol": "circle"}, "mode": "markers", "name": "TECHM.NS", "textfont": {"color": "#D9D9D9"}, "type": "scatter", "x": [13.26], "y": [52710.0]}, {"marker": {"color": "rgba(128, 177, 211, 0.22962962962962924)", "line": {"width": 1.3}, "opacity": 0.8, "size": 12, "symbol": "circle"}, "mode": "markers", "name": "BRITANNIA.NS", "textfont": {"color": "#D9D9D9"}, "type": "scatter", "x": [10.31], "y": [44780.0]}, {"marker": {"color": "rgba(255, 153, 51, 0.22962962962962924)", "line": {"width": 1.3}, "opacity": 0.8, "size": 12, "symbol": "circle"}, "mode": "markers", "name": "THEJO.NS", "textfont": {"color": "#D9D9D9"}, "type": "scatter", "x": [27.05], "y": [93180.0]}, {"marker": {"color": "rgba(55, 128, 191, 0.22962962962962924)", "line": {"width": 1.3}, "opacity": 0.8, "size": 12, "symbol": "circle"}, "mode": "markers", "name": "PRESTIGE.NS", "textfont": {"color": "#D9D9D9"}, "type": "scatter", "x": [16.32], "y": [75970.0]}], "layout": {"legend": {"bgcolor": "#151516", "font": {"color": "#D9D9D9"}}, "paper_bgcolor": "#151516", "plot_bgcolor": "#151516", "title": {"font": {"color": "#D9D9D9"}, "text": "===Return-VAR====="}, "xaxis": {"gridcolor": "#434343", "showgrid": true, "tickfont": {"color": "#C2C2C2"}, "title": {"font": {"color": "#D9D9D9"}, "text": "Return"}, "zerolinecolor": "#666570"}, "yaxis": {"gridcolor": "#434343", "showgrid": true, "tickfont": {"color": "#C2C2C2"}, "title": {"font": {"color": "#D9D9D9"}, "text": "Value at Risk"}, "zerolinecolor": "#666570"}}}
